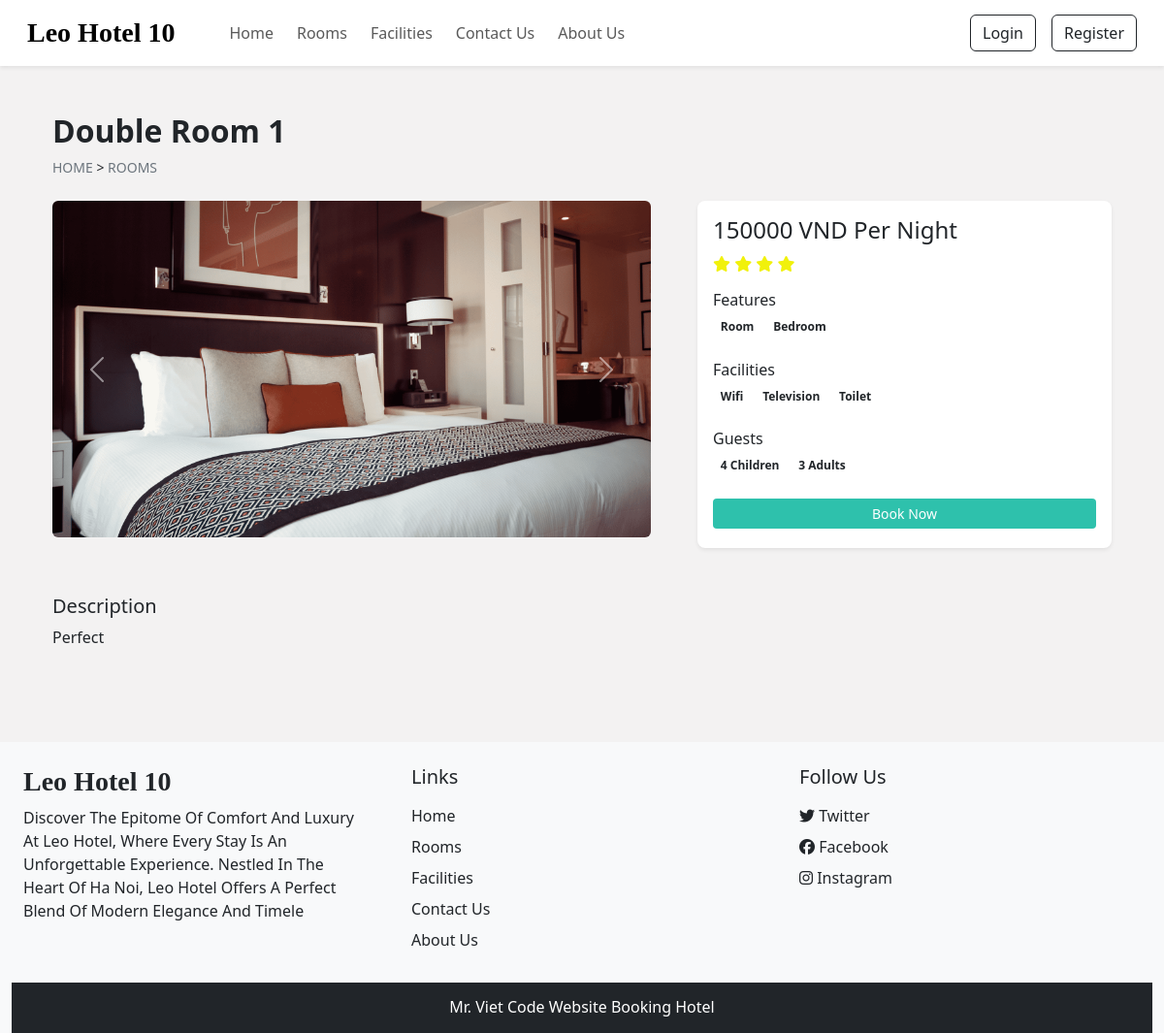
The page /index.php?act=room_details&id=44 on the database its author committed.
### tables this page shows
CREATE TABLE `hotel_logo` (
  `id` int(10) NOT NULL,
  `name_hotel` varchar(100) NOT NULL,
  `about_us` varchar(200) NOT NULL
);

CREATE TABLE `rooms` (
  `id` int(10) NOT NULL,
  `name` varchar(200) NOT NULL,
  `price` double(10,2) NOT NULL,
  `children` int(10) NOT NULL,
  `adult` int(10) NOT NULL,
  `img` varchar(250) NOT NULL,
  `description` varchar(200) NOT NULL,
  `facilities1` varchar(100) NOT NULL,
  `facilities2` varchar(100) NOT NULL,
  `facilities3` varchar(100) NOT NULL,
  `facilities4` varchar(100) NOT NULL,
  `features1` varchar(100) NOT NULL,
  `features2` varchar(100) NOT NULL,
  `features3` varchar(100) NOT NULL,
  `features4` varchar(100) NOT NULL,
  `id_room_type` int(11) NOT NULL,
  `status` tinyint(10) NOT NULL DEFAULT 0,
  `datetime` datetime NOT NULL
);

CREATE TABLE `contact_details` (
  `sr_no` int(10) NOT NULL,
  `address` varchar(50) NOT NULL,
  `gmap` varchar(100) NOT NULL,
  `pn1` varchar(30) NOT NULL,
  `pn2` varchar(30) NOT NULL,
  `email` varchar(100) NOT NULL,
  `fb` varchar(100) NOT NULL,
  `insta` varchar(100) NOT NULL,
  `tw` varchar(100) NOT NULL,
  `iframe` varchar(300) NOT NULL
);

### model/pdo.php (called while the page is built, shortened)
<?php
function pdo_get_connection(){
    $servername = "localhost";
    $username = "root";
    $password = "";
    try {
        $conn = new PDO("mysql:host=$servername;dbname=duan1", $username, $password);
        $conn->setAttribute(PDO::ATTR_ERRMODE, PDO::ERRMODE_EXCEPTION);
        return $conn;
    } catch(PDOException $e) {
        echo "Connection failed: " . $e->getMessage();
    }
}
function pdo_query($sql){
    $sql_args=array_slice(func_get_args(),1);
    try{
        $conn=pdo_get_connection();
        $stmt=$conn->prepare($sql);
        $stmt->execute($sql_args);
        $rows=$stmt->fetchAll();
        return $rows;
    }
    catch(PDOException $e){
        throw $e;
    }
    finally{
        unset($conn);
    }
}
function pdo_query_one($sql){
    $sql_args=array_slice(func_get_args(),1);
    try{
        $conn=pdo_get_connection();
        $stmt=$conn->prepare($sql);
        $stmt->execute($sql_args);
        $row=$stmt->fetch(PDO::FETCH_ASSOC);
        return $row;
    }
    catch(PDOException $e){
        throw $e;
    }
    finally{
        unset($conn);
    }
}
?>

### model/settings.php (called while the page is built, shortened)
<?php
    function loadall_general_settings(){
        $sql = "SELECT * FROM `hotel_logo` WHERE 1";
        $result = pdo_query($sql);
        return $result;
    }
?>

### model/rooms.php (called while the page is built, shortened)
<?php
    function load_one_room($id){
        $sql = "SELECT * FROM `rooms` WHERE id = '$id'";
        $result = pdo_query_one($sql);
        return $result;
    }
?>

### model/contact.php (called while the page is built, shortened)
<?php
    function loadContact(){
        $sql = "SELECT * FROM `contact_details` WHERE 1";
        $result = pdo_query($sql);
        return $result;
    }
?>

### view/rooms_details.php (the view, shortened to what this page needs)
<main>
    <div class="container">
        <div class="row">
            <?php
                extract($one_room);
                $hinhpath = './admin'.$img;
                $link_book = "index.php?act=confirm_booking&id=$id";
            ?>
            <div class="col-lg-12 mb-4 my-5 px-4">
                <h2 class="fw-bold"><?=$name?></h2>
                <div style="font-size: 14px;">
                    <a href="index.php?act=home" class="text-secondary text-decoration-none">HOME</a>
                    <span> > </span>
                    <a href="index.php?act=rooms" class="text-secondary text-decoration-none">ROOMS</a>
                </div>
            </div>
            <div class="col-lg-7 col-md-12 px-4">
                <div id="carouselExample" class="carousel slide">
                    <div class="carousel-inner">
                        <div class="carousel-item active">
                            <img src="<?=$hinhpath?>" class="d-block w-100 rounded" alt="...">
                        </div>
                    </div>
                    <button class="carousel-control-prev" type="button" data-bs-target="#carouselExample"
                        data-bs-slide="prev">
                        <span class="carousel-control-prev-icon" aria-hidden="true"></span>
                    </button>
                    <button class="carousel-control-next" type="button" data-bs-target="#carouselExample"
                        data-bs-slide="next">
                        <span class="carousel-control-next-icon" aria-hidden="true"></span>
                    </button>
                </div>
            </div>
            <div class="col-lg-5 col-md-12 px-4">
                <div class="card mb-4 border-0 shadow-sm rounded-3">
                    <div class="card-body">
                        <h4><?=$price?> VND per night</h4>
                        <div class="raiting mb-3">
                            <i class="fa-solid fa-star" style="color: rgb(241, 241, 11);"></i>
                            <i class="fa-solid fa-star" style="color: rgb(241, 241, 11);"></i>
                            <i class="fa-solid fa-star" style="color: rgb(241, 241, 11);"></i>
                            <i class="fa-solid fa-star" style="color: rgb(241, 241, 11);"></i>
                        </div>
                        <div class="features mb-4">
                            <h6 class="mb-1">Features</h6>
                            <span class="badge text-dark">
                                <?=$features1?>
                            </span>
                            <span class="badge text-dark">
                                <?=$features2?>
                            </span>
                            <span class="badge text-dark">
                            </span>
                            <span class="badge text-dark">
                            </span>
                        </div>
                        <div class="facilities mb-4">
                            <h6 class="mb-1">Facilities</h6>
                            <span class="badge text-dark">
                                <?=$facilities1?>
                            </span>
                            <span class="badge text-dark">
                                <?=$facilities2?>
                            </span>
                            <span class="badge text-dark">
                                <?=$facilities3?>
                            </span>
                            <span class="badge text-dark">
                            </span>
                        </div>
                        <div class="Guests mb-4">
                            <h6 class="mb-1">Guests</h6>
                            <span class="badge text-dark">
                                <?=$children?> Children
                            </span>
                            <span class="badge text-dark">
                                <?=$adult?> Adults
                            </span>
                        </div>
                        <a href="<?=$link_book?>" class="btn btn-sm text-white custom-bg shadow-none w-100 mb-1">Book now</a>
                    </div>
                </div>
            </div>
            <div class="col-12 mt-4 px-4">
                <div class="mb-5">
                    <h5>Description</h5>
                    <p><?=$description?></p>
                </div>
            </div>
        </div>
    </div>
</main>

### view/header.php (shortened to what this page needs)
<!DOCTYPE html>
<html lang="en">
<head>
    <link rel="stylesheet" href="https://cdn.jsdelivr.net/npm/bootstrap@5.3.2/dist/css/bootstrap.min.css">
    <link rel="stylesheet" href="https://cdnjs.cloudflare.com/ajax/libs/font-awesome/6.4.2/css/all.min.css">
    <link rel="stylesheet" href="css/style.css">
    <link rel="stylesheet" href="https://cdn.jsdelivr.net/npm/swiper@11/swiper-bundle.min.css" />
</head>
<body>
<header>
        <nav class="navbar navbar-expand-lg navbar-light bg-white px-lg-3 py-lg-2 shadow-sm sticky-top">
            <div class="container-fluid">
                <?php
                    foreach($general_settings as $logo){
                    }
                ?>
                <a class="navbar-brand me-5 fw-bold fs-3 h-font" href="index.php?act=home"><?=$logo['name_hotel'] ?></a>
                <div class="collapse navbar-collapse" id="navbarSupportedContent">
                    <ul class="navbar-nav me-auto mb-2 mb-lg-0">
                        <li class="nav-item">
                            <a class="nav-link me-2" aria-current="page" href="index.php?act=home">Home</a>
                        </li>
                        <li class="nav-item">
                            <a class="nav-link me-2" href="index.php?act=rooms">Rooms</a>
                        </li>
                        <li class="nav-item">
                            <a class="nav-link me-2" href="index.php?act=facilities">Facilities</a>
                        </li>
                        <li class="nav-item">
                            <a class="nav-link me-2" href="index.php?act=contact">Contact Us</a>
                        </li>
                        <li class="nav-item">
                            <a class="nav-link me-2" href="index.php?act=about">About us</a>
                        </li>
                    </ul>
                    <form action="" class="d-flex" role="search" method="POST">
                        <?php
                            if(isset($_SESSION['user']) && $_SESSION['user'] == true){
                                extract($_SESSION['user']);
                                echo '
                                <div class="btn-group">
                                    <button type="button" class="btn btn-outline-dark shadow-none dropdown-toggle" data-bs-toggle="dropdown" data-bs-display="static" aria-expanded="false">
                                    <img class="me-1" width="30px" height="30px"  src="'.$profile.'" alt=""> '.$name.'
                                    </button>
                                    <ul class="dropdown-menu dropdown-menu-lg-end">
                                        <li><a href="./index.php?act=profile" class="dropdown-item">Profile</a></li>
                                        <li><a href="./index.php?act=bookings" class="dropdown-item">Booking</a></li>
                                        <li><a href="./index.php?act=logout" class="dropdown-item">Logout</a></li>
                                    </ul>
                                </div>
                                ';
                            }else{
                        ?>
                        <button type="button" class="btn btn-outline-dark shadow-none me-lg-3 me-3"
                            data-bs-toggle="modal" data-bs-target="#loginModal">
                            Login
                        </button>
                        <button type="button" class="btn btn-outline-dark shadow-none" data-bs-toggle="modal"
                            data-bs-target="#registerModal">
                            Register
                        </button>
                        <?php
                            }
                        ?>
                    </form>
                </div>
            </div>
        </nav>
    </header>

### view/footer.php (shortened to what this page needs)
<div class="container-fluid bg-light mt-5">
        <div class="row">
            <?php
                foreach($general_settings as $logo){
                }
            ?>
            <div class="col-lg-4 p-4">
                <h3 class="h-font fw-bold fs-3 mb-2"><?=$logo['name_hotel']?></h3>
                <p>
                    <?=$logo['about_us']?>
                </p>
            </div>
            <div class="col-lg-4 p-4">
                <h5 class="mb-3">Links</h5>
                <a href="index.php?act=home" class="d-inline-block mb-2 text-dark text-decoration-none">Home</a><br>
                <a href="index.php?act=rooms" class="d-inline-block mb-2 text-dark text-decoration-none">Rooms</a><br>
                <a href="index.php?act=facilities" class="d-inline-block mb-2 text-dark text-decoration-none">Facilities</a><br>
                <a href="index.php?act=contact" class="d-inline-block mb-2 text-dark text-decoration-none">Contact Us</a><br>
                <a href="index.php?act=about" class="d-inline-block mb-2 text-dark text-decoration-none">About Us</a><br>
            </div>
            <?php
                foreach($contact_home as $contact){
                    extract($contact);
                    echo '
                    <div class="col-lg-4 p-4">
                        <h5 class="mb-3">Follow Us</h5>
                        <a href="'.$tw.'" class="d-inline-block mb-2 text-dark text-decoration-none"><i
                                class="fa-brands fa-twitter"></i> Twitter</a><br>
                        <a href="'.$fb.'" class="d-inline-block mb-2 text-dark text-decoration-none"><i
                                class="fa-brands fa-facebook"></i> Facebook</a><br>
                        <a href="'.$insta.'" class="d-inline-block text-dark text-decoration-none"><i class="fa-brands fa-instagram"></i>
                            Instagram</a><br>
                    </div>
                    ';
                }
            ?>
        </div>
        <h6 class="text-center bg-dark text-white p-3 m-0">Mr. Viet Code website Booking Hotel</h6>
    </div>
</body>
</html>

### css/style.css (style rules this page uses)
:root { --teal: #2ec1ac; --teal_hover: #279e8c; }
html { font-family: "Nunito", sans-serif; margin: 0; padding: 0; box-sizing: border-box; text-decoration: none; outline: none; border: none; text-transform: capitalize; transition: all 0.2s linear; }
body { background-color: #f3f2f2; }
.h-font { font-family: "Merienda", cursive; }
.custom-bg { background-color: var(--teal); }

### rows shown on the page
hotel_logo: name_hotel "Leo Hotel 10", about_us "Discover The Epitome Of Comfort And Luxury At Leo Hotel, Where Every Stay Is An Unforgettable Experience. Nestled In The Heart Of Ha Noi, Leo Hotel Offers A Perfect Blend Of Modern Elegance And Timele"
rooms: name "Double Room 1", img (picture), price "150000", features1 "Room", features2 "Bedroom", facilities1 "Wifi", facilities2 "Television", facilities3 "Toilet", children "4", adult "3", description "Perfect"
